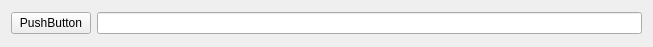
<?xml version="1.0" encoding="UTF-8"?>
<ui version="4.0">
 <class>Widget</class>
 <widget class="QWidget" name="Widget">
  <property name="geometry">
   <rect>
    <x>0</x>
    <y>0</y>
    <width>653</width>
    <height>47</height>
   </rect>
  </property>
  <property name="windowTitle">
   <string>Widget</string>
  </property>
  <layout class="QVBoxLayout" name="verticalLayout">
   <item>
    <layout class="QHBoxLayout" name="horizontalLayout">
     <item>
      <widget class="QPushButton" name="pushButton">
       <property name="text">
        <string>PushButton</string>
       </property>
      </widget>
     </item>
     <item>
      <widget class="QLineEdit" name="lineEdit"/>
     </item>
    </layout>
   </item>
  </layout>
 </widget>
 <layoutdefault spacing="6" margin="11"/>
 <resources/>
 <connections/>
</ui>
